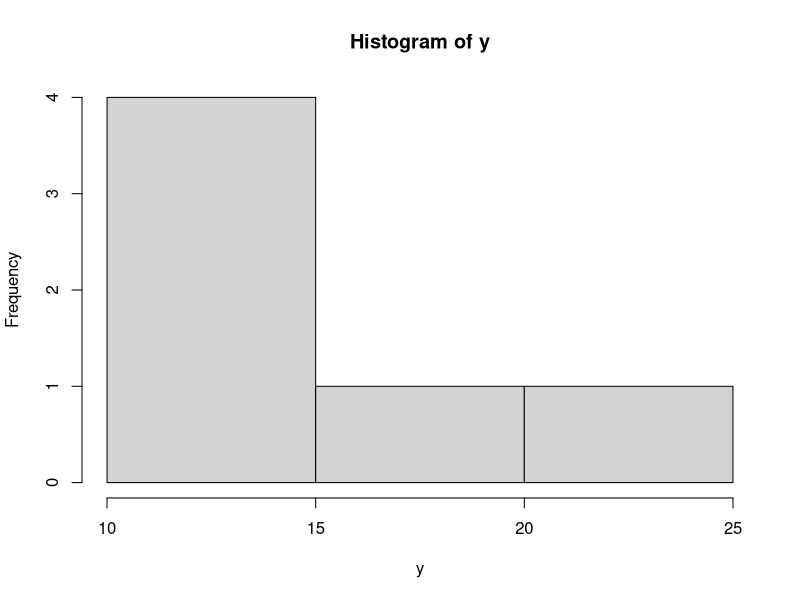
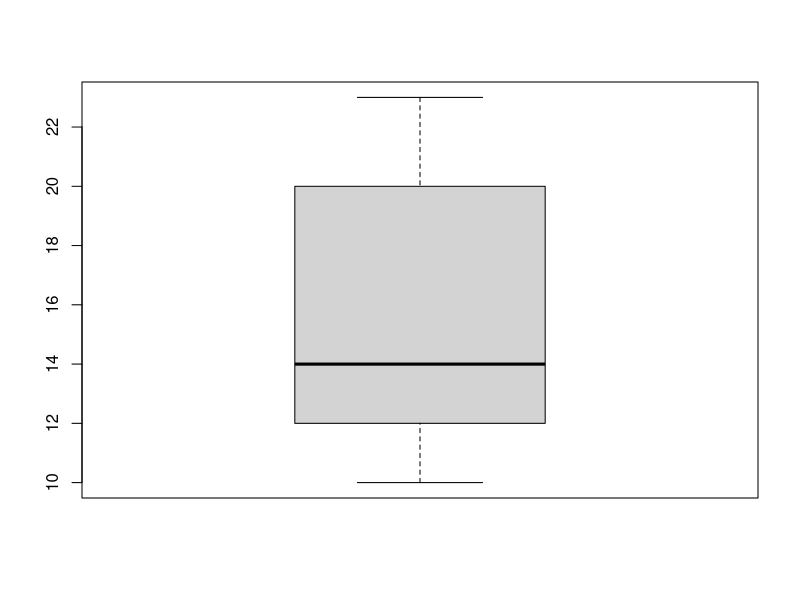

These figures' R source, in order:
## ---- chunk 1
y <- c(10, 13, 12, 15, 23, 20)
## ---- chunk 2
median(y)
## ---- chunk 3
mean(y)
## ---- chunk 4
quantile(y)
## ---- chunk 5
IQR(y)
## ---- chunk 6
sd(y)
## ---- chunk 7
hist(y)
## ---- chunk 8
boxplot(y)
